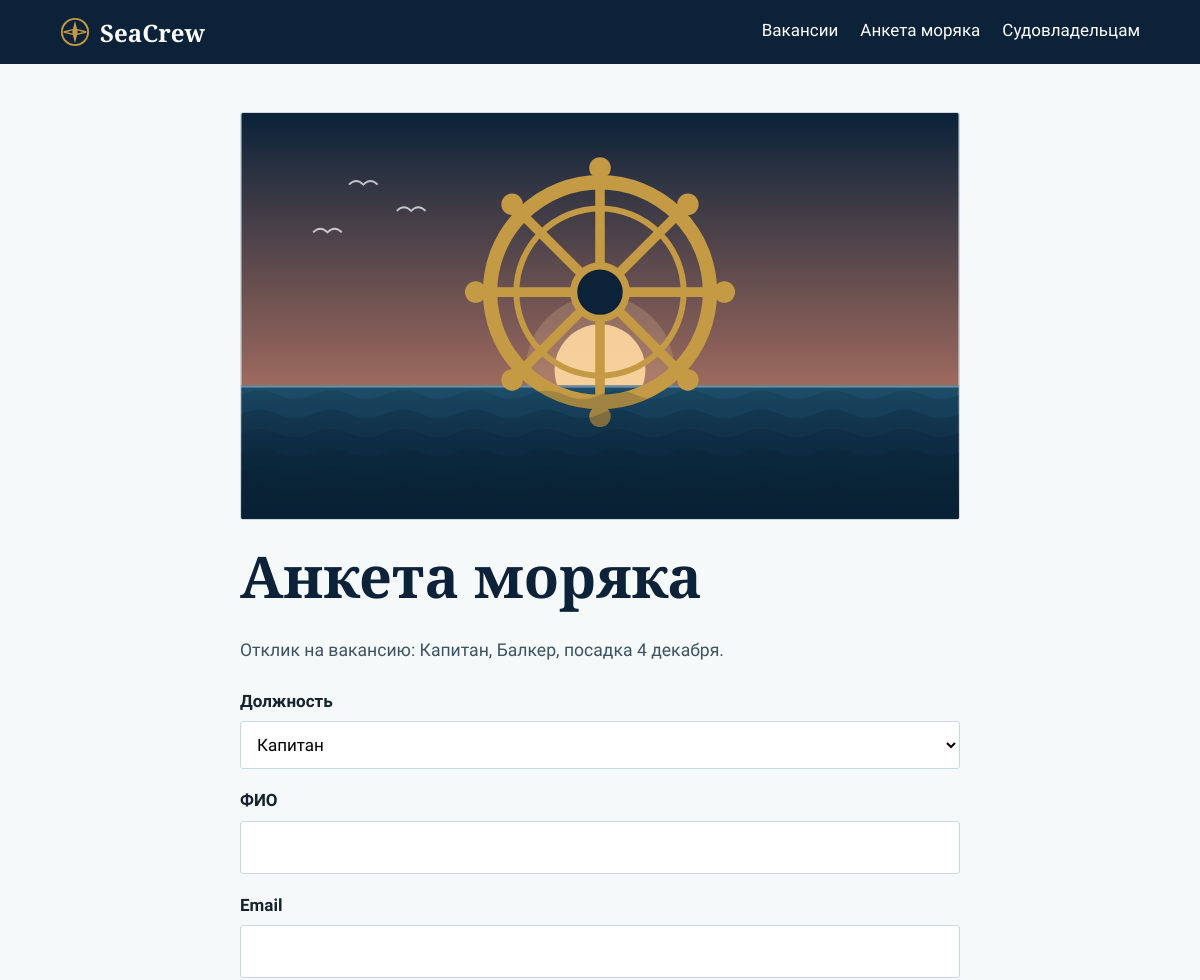
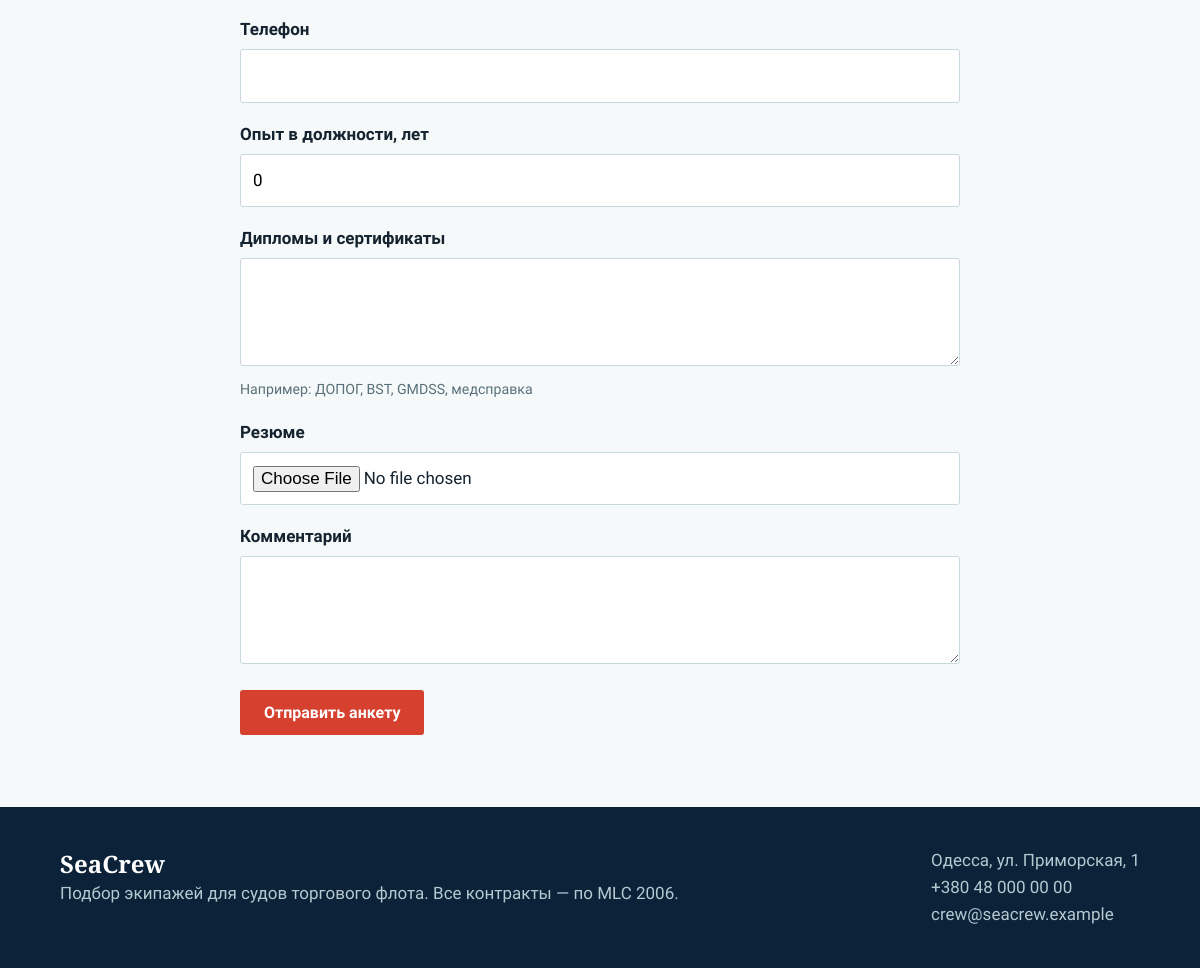
Screenshot of /apply/?vacancy=10 with the database file from the repository (2 pictures, top to bottom).
### crew/models.py (models this page shows, shortened)
class Vacancy(models.Model):
    rank = models.ForeignKey(Rank, on_delete=models.PROTECT, verbose_name="Должность", related_name="vacancies")
    vessel_type = models.ForeignKey(VesselType, on_delete=models.PROTECT, verbose_name="Тип судна", related_name="vacancies")
    vessel_name = models.CharField("Название судна", max_length=100, blank=True)
    flag = models.CharField("Флаг", max_length=60, blank=True)
    salary_usd = models.PositiveIntegerField("Оклад, USD / мес.")
    contract_months = models.PositiveSmallIntegerField("Контракт, мес.", default=6)
    joining_port = models.CharField("Порт посадки", max_length=100)
    joining_date = models.DateField("Дата посадки")
    min_experience = models.PositiveSmallIntegerField("Мин. опыт в должности, лет", default=0)
    requirements = models.TextField("Требования", blank=True)
    photo = models.ImageField("Своё фото судна", upload_to="vessels/", blank=True,
                              help_text="Необязательно. Если не загружено — берётся иллюстрация по типу судна")
    is_active = models.BooleanField("Открыта", default=True)
    created_at = models.DateTimeField(auto_now_add=True)
    class Meta:
        verbose_name = "вакансия"
        verbose_name_plural = "вакансии"
        ordering = ["joining_date"]

class Rank(models.Model):
    name = models.CharField("Должность", max_length=80, unique=True)
    department = models.CharField("Служба", max_length=10, choices=Department.choices)
    class Meta:
        verbose_name = "должность"
        verbose_name_plural = "должности"
        ordering = ["department", "name"]
    def __str__(self):
        return self.name

class VesselType(models.Model):
    name = models.CharField("Тип судна", max_length=80, unique=True)
    kind = models.CharField("Иллюстрация", max_length=12, choices=VesselKind.choices,
                            default=VesselKind.GENERAL, help_text="Какая картинка показывается у вакансий этого типа")
    class Meta:
        verbose_name = "тип судна"
        verbose_name_plural = "типы судов"
        ordering = ["name"]
    def __str__(self):
        return self.name

### crew/views.py (the view)
# urls.py: path("apply/", views.apply, name="apply"),
def apply(request):
    initial = {}
    vacancy = None
    vacancy_id = request.GET.get("vacancy") or request.POST.get("vacancy")
    if vacancy_id and vacancy_id.isdigit():
        vacancy = Vacancy.objects.filter(pk=vacancy_id, is_active=True).first()
        if vacancy:
            initial["rank"] = vacancy.rank_id
    form = ApplicationForm(request.POST or None, request.FILES or None, initial=initial)
    if request.method == "POST" and form.is_valid():
        application = form.save(commit=False)
        application.vacancy = vacancy
        application.save()
        messages.success(request, "Заявка принята. Менеджер свяжется с вами в течение рабочего дня.")
        return redirect("apply")
    return render(request, "crew/apply.html", {"form": form, "vacancy": vacancy})

### crew/forms.py
class ApplicationForm(forms.ModelForm):
    class Meta:
        model = Application
        fields = ["rank", "full_name", "email", "phone", "experience_years", "certificates", "cv", "message"]
        widgets = {
            "certificates": forms.Textarea(attrs={"rows": 3}),
            "message": forms.Textarea(attrs={"rows": 3}),
        }

### crew/templates/crew/apply.html (shortened to what this page needs)
{% extends "crew/base.html" %}
{% load static %}
{% block content %}
<section class="page wrap page--narrow">
  <img class="detail-img" src="{% static 'img/seafarer.svg' %}" alt="Штурвал на фоне рассвета">
  <h1>Анкета моряка</h1>
  {% if vacancy %}<p class="lead">Отклик на вакансию: {{ vacancy.rank }}, {{ vacancy.vessel_type }}, посадка {{ vacancy.joining_date|date:"j E" }}.</p>
  {% else %}<p class="lead">Заполните анкету — менеджер подберёт подходящие контракты.</p>{% endif %}
  <form class="form" method="post" enctype="multipart/form-data">
    {% for f in form %}
    <div class="field">
      <label for="{{ f.id_for_label }}">{{ f.label }}</label>
      {{ f }}
      {% if f.help_text %}<small>{{ f.help_text }}</small>{% endif %}
    </div>
    {% endfor %}
    <button class="btn btn--red" type="submit">Отправить анкету</button>
  </form>
</section>
{% endblock %}

### static/css/site.css (style rules this page uses)
:root { --abyss:#0B2239; --tide:#17606E; --foam:#E3EEF1; --sail:#F6F9FA; --brass:#C49A45; --signal:#D6402F; --ink:#14232F; --line:#C9D8DD; --serif:"Alegreya",Georgia,serif; --sans:"Onest",system-ui,sans-serif; }
* { box-sizing:border-box }
html { scroll-behavior:smooth }
body { margin:0;font:400 17px/1.6 var(--sans);color:var(--ink);background:var(--sail) }
h1,h2,h3 { font-family:var(--serif);line-height:1.1;margin:0 0 .5em;color:var(--abyss) }
h1 { font-size:clamp(2.2rem,5vw,3.6rem);font-weight:800 }
.wrap { max-width:1120px;margin:0 auto;padding:0 20px }
.btn { display:inline-block;border:0;border-radius:3px;padding:13px 24px;font:600 1rem var(--sans);text-decoration:none;cursor:pointer;color:#fff }
.btn--red { background:var(--signal) }
.page { padding:48px 20px 72px }
.page--narrow { max-width:760px }
.lead { font-size:1.1rem;color:#3C5361 }
.form { margin-top:24px;display:grid;gap:18px }
.field label { display:block;font-weight:600;margin-bottom:6px }
.field input,.field select,.field textarea { width:100%;padding:12px;border:1px solid var(--line);border-radius:3px;font:inherit;background:#fff }
.field small { display:block;color:#59707B;margin-top:4px }
.form .btn { justify-self:start }
.detail-img { display:block;width:100%;height:auto;aspect-ratio:600/340;object-fit:cover;border-radius:3px;margin:0 0 24px;border:1px solid var(--line) }

### rows the page displays
Vacancy: rank "Капитан", vessel_type "Балкер", joining_date "4 декабря"

### other values shown
{{ f.label }} "Должность" "ФИО" "Email" "Телефон" "Опыт в должности, лет" "Дипломы и сертификаты" "Резюме" "Комментарий"
{{ f.help_text }} "Например: ДОПОГ, BST, GMDSS, медсправка"
